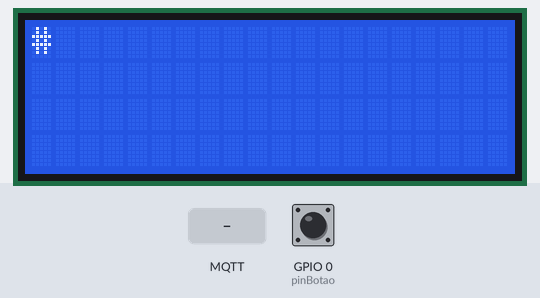
Simulated run of this program. Board: ESP32-S3. Shown: 20×4 character LCD. The test bench sets the inputs (shaded band); at power-on: GPIO 0 (pinBotao) HIGH. WiFi joins after 1.5 s; servers stay silent unless stated; no MQTT or app messages arrive unless stated; what the program prints to the serial monitor is not drawn.

Above: at 0.1 s.
At 1.1 s:
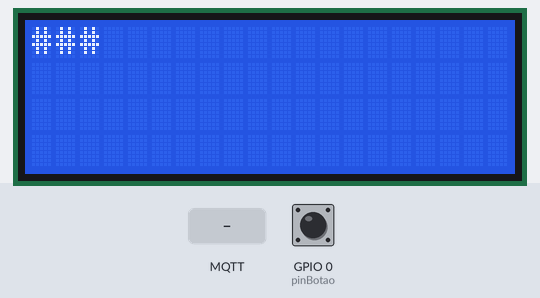
2.9 s: MQTT message "1" arrives on the first subscribed topic
At 3.7 s:
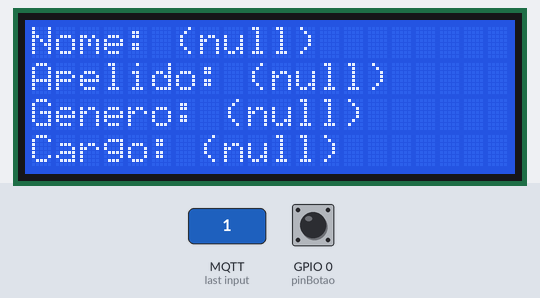
4.4 s: GPIO 0 (pinBotao) pulled LOW for 0.15 s
6.1 s: MQTT message "Male" arrives on the first subscribed topic
7.6 s: MQTT message "on" arrives on the first subscribed topic
Timing chart, 0 to 10.1 s (numbered marks = the images above; inputs shaded):
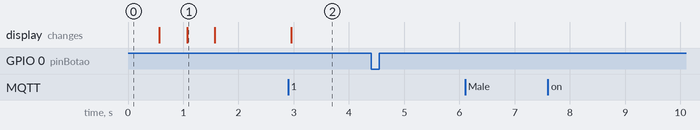

Measured:
- after the input at 2.9 s, the display: changes after 0.06 s (image 2)
- after the input at 4.4 s, every drawn part: stays the same
- after the input at 6.1 s, every drawn part: stays the same
- after the input at 7.6 s, every drawn part: stays the same
- what the display in image 1 shows lasts 0.5 s, from 1.1 s to 1.6 s

The program:

main.cpp
```cpp
#include <Arduino.h>
#include <WiFi.h>
#include <HTTPClient.h>
#include <LiquidCrystal_I2C.h>
#include <ArduinoJson.h>
#include <PubSubClient.h>

LiquidCrystal_I2C lcd (0x27, 20, 4);
String pedirParaApi(int);

const int pinBotao = 0;
int contador = 0;
const char* nomeRedeWiFi = "SENAI EDUCACIONAL";
const char* senhaRedeWiFi = "info@134";
String enderecoAPI = "https://api.batmanapi.com/v1/characters/";

const char* BROKER = "broker.emqx.io";
const int PORTA = 1883;
const char* TOPICO_SUB = "senai134/esp32/batmanApiBM/status";
const char* TOPICO_PUB = "senai134/esp32/batmanApiBM/comando";

void aoReceber(char*, byte*, unsigned int);
void tratarJson(String);

WiFiClient clienteWifi;
PubSubClient mqtt(clienteWifi);

JsonDocument doc;

void printApiLcd();

void setup()
{
  #pragma region Inicializacao
  Serial.begin(115200);
  lcd.init();
  lcd.backlight();
  WiFi.begin(nomeRedeWiFi, senhaRedeWiFi);
  pinMode(pinBotao, INPUT_PULLUP);
  rgbLedWrite(48, 0, 0, 0);
  #pragma endregion

  #pragma region Conectando Wifi
  lcd.setCursor(0,0);
  Serial.println();
  while(WiFi.status() != WL_CONNECTED)
  {
    lcd.print("#");
    Serial.print("#");
    delay(500);
  }
  Serial.println();
  lcd.clear();
  #pragma endregion

  #pragma region Conectando MQTT
  mqtt.setServer(BROKER, PORTA);
  mqtt.setCallback(aoReceber);
  String id = "esp32-" + String((uint32_t)ESP.getEfuseMac(), HEX);

  bool conectadoAoBroker = false;
  conectadoAoBroker = mqtt.connect(id.c_str());

  if(conectadoAoBroker)
    {
      Serial.printf("Conectado com sucesso ao Broker %s\n\r", BROKER);
      mqtt.subscribe(TOPICO_SUB);
      Serial.printf("Inscrito no tópico: %s\n\r", TOPICO_SUB);
    }

  else
    {
      Serial.print("Falha ao conectar ao broker %s\n\r");
      Serial.print("Falha: "); Serial.println(mqtt.state());
    }
    #pragma endregion
}

void loop()
{
  mqtt.loop();

  #pragma region Botão
  bool estadoBotao = digitalRead(pinBotao);
  static bool estadoAnterior = estadoBotao;
  if(estadoBotao != estadoAnterior)
  {
    if(!estadoBotao)
    {
      contador++;
      String batmanApi = pedirParaApi(contador);

      DeserializationError erroJson = deserializeJson(doc, batmanApi);
      if(erroJson)
      {
        Serial.printf("Erro ao deserializar: %s\n\r", erroJson.c_str());
        return;
      }
      //TODO enviar a resposta para o outro esp
      String mensagem;
      serializeJson(doc, mensagem);
      mqtt.publish(TOPICO_PUB, mensagem.c_str());
      Serial.printf("Mensagem a ser enviada no tópico %s:\n\r%s\n\r", TOPICO_PUB, mensagem.c_str());
      printApiLcd();
    }
  }
  estadoAnterior = estadoBotao;
  #pragma endregion

  if (contador >= 83)
  {
    contador = 0;
    rgbLedWrite(48, 0, 0, 0);
  }
}

String pedirParaApi(int codigo)
{
  HTTPClient http;
  http.begin(enderecoAPI + codigo + "/");
  int codigoHTTP = http.GET();
  String resposta;

  if(codigoHTTP == 200)
  {
    resposta = http.getString();
  }
  else
  {
    Serial.printf("\n\rDeu erro. Código: %d", codigoHTTP);
  }
  http.end();
  return resposta;
}

void printApiLcd()
{
  const char* nome = doc["data"]["attributes"]["name"];
  const char* apelido = doc["data"]["attributes"]["alias"];
  const char* genero = doc["data"]["attributes"]["gender"];
  const char* cargo = doc["data"]["attributes"]["role"];

  lcd.clear();
  lcd.setCursor(0,0);
  lcd.printf("Nome: %s", nome);
  lcd.setCursor(0,1);
  lcd.printf("Apelido: %s", apelido);
  lcd.setCursor(0,2);
  lcd.printf("Genero: %s", genero);

  if(strcmp(genero, "Male") == 0)
   rgbLedWrite(48, 0, 0, 255);
  else
   rgbLedWrite(48, 255, 0, 0);

  lcd.setCursor(0,3);
  lcd.printf("Cargo: %s", cargo);
}

void aoReceber(char* topico, uint8_t* payload, unsigned int tamanho)
{
  String mensagem;
  mensagem.reserve(tamanho);

  for(unsigned int i = 0; i < tamanho; i++)
  {
    mensagem += (char)payload[i];
  }

  Serial.printf("Mensagem Recebida no tópico: %s \n\r mensagem: %s\n\r", topico,
  mensagem.c_str());

  tratarJson(mensagem);
}

void tratarJson(String mensagem)
{
  doc.clear();

  DeserializationError codigoErro = deserializeJson(doc, mensagem);
  if (codigoErro)
  {
    Serial.printf("Deu erro na deserialização: %s\n\r", codigoErro.c_str());
    return;
  }

  printApiLcd();
}
```
